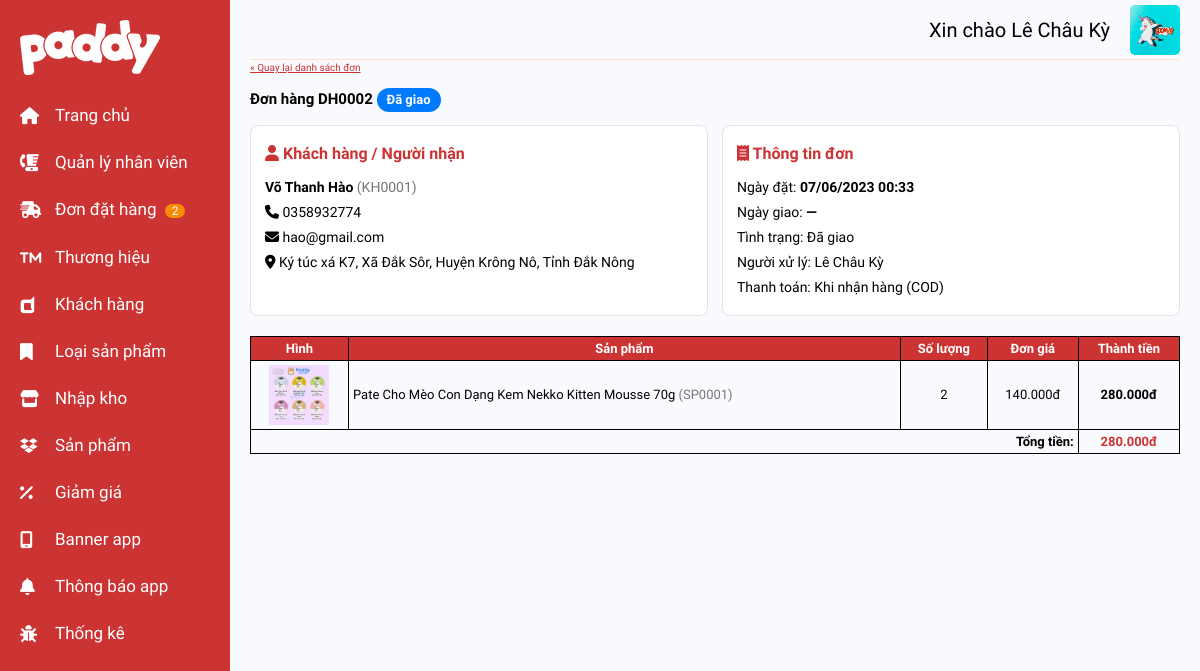
Screenshot of /SourceCode/admin/pages/Order_Details.php?id=DH0002 (signed in) with the database file from the repository.
### tables this page shows
CREATE TABLE `don_dat_hang` (
  `maDonHang` varchar(6) NOT NULL,
  `maKhachHang` varchar(6) NOT NULL,
  `ngayDat` datetime NOT NULL,
  `ngayGiao` datetime DEFAULT NULL,
  `tinhTrang` bit(2) NOT NULL,
  `tongTien` int(11) NOT NULL,
  `maNhanVien` varchar(6) DEFAULT NULL
);

CREATE TABLE `khach_hang` (
  `maKhachHang` varchar(6) NOT NULL,
  `hoKhachHang` varchar(50) NOT NULL,
  `tenKhachHang` varchar(10) NOT NULL,
  `dienThoai` varchar(10) NOT NULL,
  `diaChiCuThe` varchar(255) NOT NULL,
  `tenNguoiDung` varchar(20) NOT NULL,
  `matKhau` char(80) NOT NULL,
  `email` varchar(50) NOT NULL,
  `ngaySinh` date NOT NULL,
  `avatar` varchar(255) DEFAULT NULL,
  `khoiPhucMatKhau` varchar(255) DEFAULT NULL,
  `maXa` varchar(6) NOT NULL
);

CREATE TABLE `xa` (
  `maXa` varchar(6) NOT NULL,
  `tenXa` varchar(100) NOT NULL,
  `maHuyen` varchar(6) NOT NULL
);

CREATE TABLE `huyen` (
  `maHuyen` varchar(6) NOT NULL,
  `tenHuyen` varchar(50) NOT NULL,
  `maTinh` varchar(6) NOT NULL
);

CREATE TABLE `tinh` (
  `maTinh` varchar(6) NOT NULL,
  `tenTinh` varchar(100) NOT NULL
);

CREATE TABLE `chi_tiet_don_dat_hang` (
  `maDonHang` varchar(6) NOT NULL,
  `maSanPham` varchar(6) NOT NULL,
  `soLuong` int(11) NOT NULL,
  `donGia` int(11) NOT NULL,
  `thanhTien` int(11) NOT NULL
);

CREATE TABLE `san_pham` (
  `maSanPham` varchar(6) NOT NULL,
  `tenSanPham` varchar(255) NOT NULL,
  `donGiaMua` int(11) NOT NULL,
  `donGiaBan` int(11) NOT NULL,
  `maThuongHieu` varchar(6) NOT NULL,
  `maLoai` varchar(6) NOT NULL,
  `soLuong` int(11) NOT NULL,
  `hinhAnh` varchar(255) NOT NULL,
  `moTa` varchar(255) NOT NULL
);

### SourceCode/admin/pages/Order_Details.php (the view, shortened to what this page needs)
<?php
include '../templates/nav_admin1.php';
require_once '../includes/app_helpers.php';
$id = $_GET['id'] ?? '';
$stmt = $dbh->prepare(
    "SELECT d.*, (d.tinhTrang + 0) AS trangThai,
            k.hoKhachHang, k.tenKhachHang, k.dienThoai, k.email, k.diaChiCuThe, k.maKhachHang,
            xa.tenXa, huyen.tenHuyen, tinh.tenTinh,
            CONCAT(nv.ho, ' ', nv.ten) AS tenNhanVien
     FROM don_dat_hang d
     JOIN khach_hang k ON k.maKhachHang = d.maKhachHang
     LEFT JOIN xa ON xa.maXa = k.maXa
     LEFT JOIN huyen ON huyen.maHuyen = xa.maHuyen
     LEFT JOIN tinh ON tinh.maTinh = huyen.maTinh
     LEFT JOIN nhan_vien nv ON nv.maNhanVien = d.maNhanVien
     WHERE d.maDonHang = ?"
);
$stmt->execute([$id]);
$o = $stmt->fetch(PDO::FETCH_OBJ);
$s = (int) $o->trangThai;
$stmt = $dbh->prepare(
    'SELECT sp.maSanPham, sp.tenSanPham, sp.hinhAnh, sp.soLuong AS tonKho, ct.soLuong, ct.donGia, ct.thanhTien
     FROM chi_tiet_don_dat_hang ct JOIN san_pham sp ON sp.maSanPham = ct.maSanPham
     WHERE ct.maDonHang = ? ORDER BY sp.maSanPham'
);
$stmt->execute([$id]);
$items = $stmt->fetchAll(PDO::FETCH_OBJ);
$diaChi = implode(', ', array_filter([$o->diaChiCuThe, $o->tenXa, $o->tenHuyen, $o->tenTinh]));
$eid = h($o->maDonHang);
?>
<a href="Order_Index.php" style="color:#CC3333!important">« Quay lại danh sách đơn</a>
<h2>Đơn hàng <?= $eid ?> <?= order_status_badge($s) ?> <?= isset($o->nguonDat) ? source_badge($o->nguonDat) : '' ?></h2>
<div class="info-grid">
    <div class="info-card">
        <h3><i class="fa-solid fa-user"></i> Khách hàng / Người nhận</h3>
        <b><?= h($o->hoKhachHang . ' ' . $o->tenKhachHang) ?></b> <span class="muted">(<?= h($o->maKhachHang) ?>)</span><br>
        <i class="fa-solid fa-phone"></i> <?= h($o->dienThoai) ?><br>
        <i class="fa-solid fa-envelope"></i> <?= h($o->email) ?><br>
        <i class="fa-solid fa-location-dot"></i> <?= h($diaChi) ?>
    </div>
    <div class="info-card">
        <h3><i class="fa-solid fa-receipt"></i> Thông tin đơn</h3>
        Ngày đặt: <b><?= h(date('d/m/Y H:i', strtotime($o->ngayDat))) ?></b><br>
        Ngày giao: <b><?= $o->ngayGiao ? h(date('d/m/Y H:i', strtotime($o->ngayGiao))) : '—' ?></b><br>
        Tình trạng: <?= h(order_status_text($s)) ?><br>
        Người xử lý: <?= $o->tenNhanVien ? h($o->tenNhanVien) : ($s === 0 ? '<span style="color:#dc3545">Khách tự hủy</span>' : '—') ?><br>
        Thanh toán: Khi nhận hàng (COD)
    </div>
</div>
<table class="table_dsadmin">
    <thead>
        <tr>
            <th>Hình</th>
            <th>Sản phẩm</th>
            <th>Số lượng</th>
            <th>Đơn giá</th>
            <th>Thành tiền</th>
        </tr>
    </thead>
    <tbody>
    <?php foreach ($items as $it): ?>
        <tr style="height:60px">
            <td><img src="../../assets/img/sanpham/<?= h(rawurlencode($it->hinhAnh)) ?>" style="width:60px;height:60px;object-fit:contain" alt=""></td>
            <td style="text-align:left"><p><?= h($it->tenSanPham) ?> <span class="muted">(<?= h($it->maSanPham) ?>)</span></p></td>
            <td><p><?= (int) $it->soLuong ?></p></td>
            <td><p><?= vnd($it->donGia) ?></p></td>
            <td><p><b><?= vnd($it->thanhTien) ?></b></p></td>
        </tr>
    <?php endforeach; ?>
    </tbody>
    <tfoot>
        <tr>
            <td colspan="<?= $s === 3 ? 5 : 4 ?>" style="text-align:right"><b>Tổng tiền:</b></td>
            <td><b style="color:#CC3333"><?= vnd($o->tongTien) ?></b></td>
        </tr>
    </tfoot>
</table>
<?php include '../templates/nav_admin2.php' ?>

### SourceCode/admin/assets/css/main.css (style rules this page uses)
.table_dsadmin { border-collapse: collapse; width: 100%; font-size: 1.3rem; margin-top: 20px; }
th { background-color: #CC3333; color: white; }
th, td { border: 1px solid black; padding: 8px; text-align: center; padding: 4px; }

### SourceCode/admin/includes/app_helpers.php (style rules this page uses)
.info-grid { display:grid;grid-template-columns:repeat(auto-fit,minmax(280px,1fr));gap:14px;margin:12px 0 }
.info-card { background:#fff;border:1px solid #e3e3e3;border-radius:8px;padding:14px;font-size:14px;line-height:1.8 }
.info-card h3 { margin:0 0 6px;font-size:16px;color:#CC3333 }
.muted { color:#777 }

### rows the page displays
don_dat_hang: maDonHang "DH0002", maKhachHang.tenKhachHang "Võ Thanh Hào", maKhachHang.maKhachHang "KH0001", maKhachHang.dienThoai "0358932774", maKhachHang.email "hao@gmail.com", maKhachHang.tenTinh "Ký túc xá K7, Xã Đắk Sôr, Huyện Krông Nô, Tỉnh Đắk Nông", ngayDat "07/06/2023 00:33", tongTien "280.000đ"
chi_tiet_don_dat_hang: maSanPham.hinhAnh (picture), maSanPham.tenSanPham "Pate Cho Mèo Con Dạng Kem Nekko Kitten Mousse 70g", maSanPham.maSanPham "SP0001", soLuong "2", donGia "140.000đ", thanhTien "280.000đ"

### other values shown
$soDonChoXacNhan "2"
$_SESSION['admin']->ho "Lê Châu"
$_SESSION['admin']->ten "Kỳ"
$text "Đã giao"
order_status_text($s) "Đã giao"
$o->tenNhanVien "Lê Châu Kỳ"
